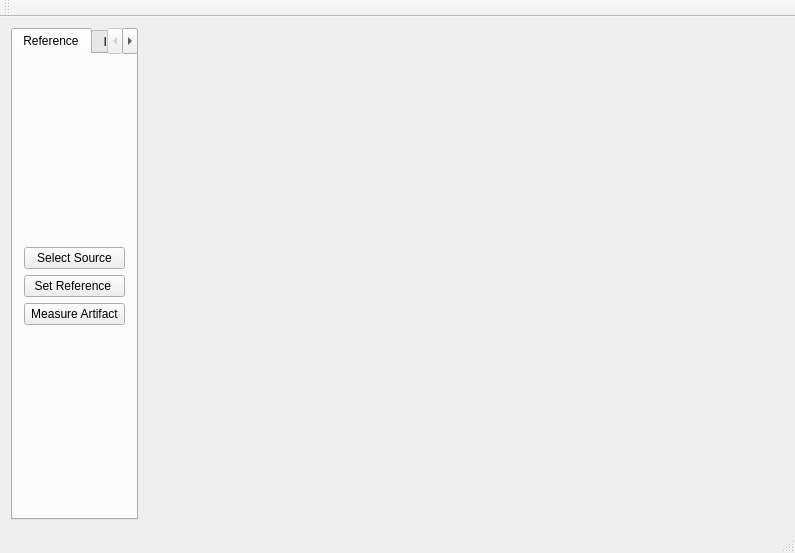
<?xml version="1.0" encoding="UTF-8"?>
<ui version="4.0">
 <class>MainWindow</class>
 <widget class="QMainWindow" name="MainWindow">
  <property name="geometry">
   <rect>
    <x>0</x>
    <y>0</y>
    <width>793</width>
    <height>553</height>
   </rect>
  </property>
  <property name="windowTitle">
   <string>MainWindow</string>
  </property>
  <widget class="QWidget" name="centralWidget">
   <layout class="QGridLayout" name="gridLayout_2">
    <item row="0" column="0">
     <layout class="QGridLayout" name="gridLayout">
      <item row="1" column="0">
       <widget class="QTabWidget" name="tabWidget">
        <property name="currentIndex">
         <number>0</number>
        </property>
        <widget class="QWidget" name="tab">
         <attribute name="title">
          <string>Reference</string>
         </attribute>
         <layout class="QGridLayout" name="gridLayout_4">
          <item row="0" column="0">
           <layout class="QGridLayout" name="gridLayout_3">
            <item row="2" column="0">
             <widget class="QPushButton" name="pushButton_3">
              <property name="text">
               <string>Measure Artifact</string>
              </property>
             </widget>
            </item>
            <item row="1" column="0">
             <widget class="QPushButton" name="pushButton_2">
              <property name="text">
               <string>Set Reference </string>
              </property>
             </widget>
            </item>
            <item row="0" column="0">
             <widget class="QPushButton" name="pushButton">
              <property name="text">
               <string>Select Source</string>
              </property>
             </widget>
            </item>
           </layout>
          </item>
         </layout>
        </widget>
        <widget class="QWidget" name="tab_2">
         <attribute name="title">
          <string>Input</string>
         </attribute>
        </widget>
       </widget>
      </item>
     </layout>
    </item>
    <item row="0" column="1">
     <widget class="imgWidget" name="widget" native="true">
      <property name="minimumSize">
       <size>
        <width>640</width>
        <height>480</height>
       </size>
      </property>
     </widget>
    </item>
   </layout>
  </widget>
  <widget class="QMenuBar" name="menuBar">
   <property name="geometry">
    <rect>
     <x>0</x>
     <y>0</y>
     <width>793</width>
     <height>21</height>
    </rect>
   </property>
  </widget>
  <widget class="QToolBar" name="mainToolBar">
   <attribute name="toolBarArea">
    <enum>TopToolBarArea</enum>
   </attribute>
   <attribute name="toolBarBreak">
    <bool>false</bool>
   </attribute>
  </widget>
  <widget class="QStatusBar" name="statusBar"/>
 </widget>
 <layoutdefault spacing="6" margin="11"/>
 <customwidgets>
  <customwidget>
   <class>imgWidget</class>
   <extends>QWidget</extends>
   <header>imgWidget.h</header>
   <container>1</container>
  </customwidget>
 </customwidgets>
 <resources/>
 <connections/>
</ui>
